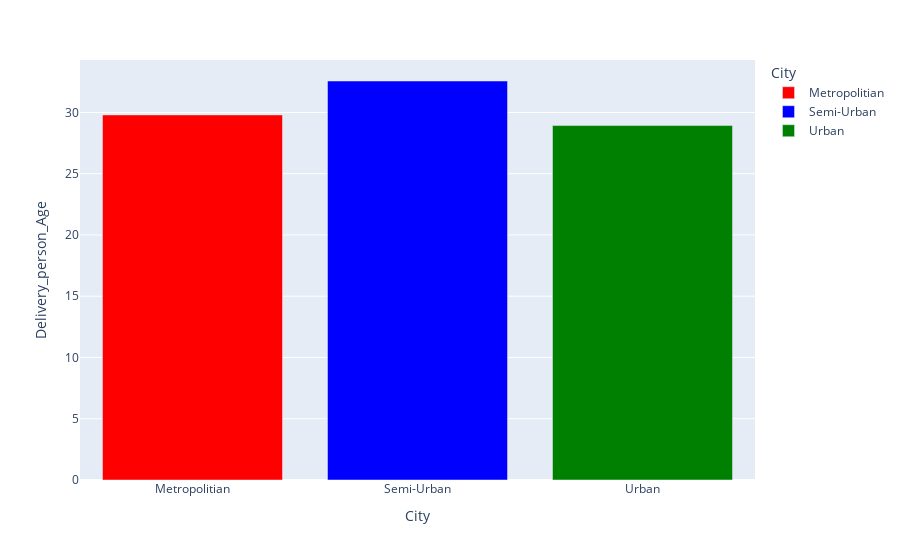

The notebook cell saved with this chart:
### Markdown cell above
#### 01. Desenhar um gráfico de pizza com a média de idade dos entregadores por cidade.

### Code cell
cols = ['Delivery_person_Age', 'City']

df_aux = df1.loc[:, cols].groupby('City').mean().reset_index()

px.bar(df_aux, x='City', y='Delivery_person_Age', color='City', color_discrete_sequence=["red", "blue", "green"])

### Figure 1 — Plotly figure (JSON) as saved in the notebook; plotly's stock layout.template omitted (floating-point values rounded to 4 significant figures)
{"data": [{"hovertemplate": "City=%{x}<br>Delivery_person_Age=%{y}<extra></extra>", "legendgroup": "Metropolitian", "marker": {"color": "red", "pattern": {"shape": ""}}, "name": "Metropolitian", "orientation": "v", "showlegend": true, "textposition": "auto", "type": "bar", "x": ["Metropolitian"], "xaxis": "x", "y": [29.8], "yaxis": "y"}, {"hovertemplate": "City=%{x}<br>Delivery_person_Age=%{y}<extra></extra>", "legendgroup": "Semi-Urban", "marker": {"color": "blue", "pattern": {"shape": ""}}, "name": "Semi-Urban", "orientation": "v", "showlegend": true, "textposition": "auto", "type": "bar", "x": ["Semi-Urban"], "xaxis": "x", "y": [32.57], "yaxis": "y"}, {"hovertemplate": "City=%{x}<br>Delivery_person_Age=%{y}<extra></extra>", "legendgroup": "Urban", "marker": {"color": "green", "pattern": {"shape": ""}}, "name": "Urban", "orientation": "v", "showlegend": true, "textposition": "auto", "type": "bar", "x": ["Urban"], "xaxis": "x", "y": [28.93], "yaxis": "y"}], "layout": {"barmode": "relative", "legend": {"title": {"text": "City"}, "tracegroupgap": 0}, "margin": {"t": 60}, "xaxis": {"anchor": "y", "categoryarray": ["Metropolitian", "Semi-Urban", "Urban"], "categoryorder": "array", "domain": [0, 1], "title": {"text": "City"}}, "yaxis": {"anchor": "x", "domain": [0, 1], "title": {"text": "Delivery_person_Age"}}}}
